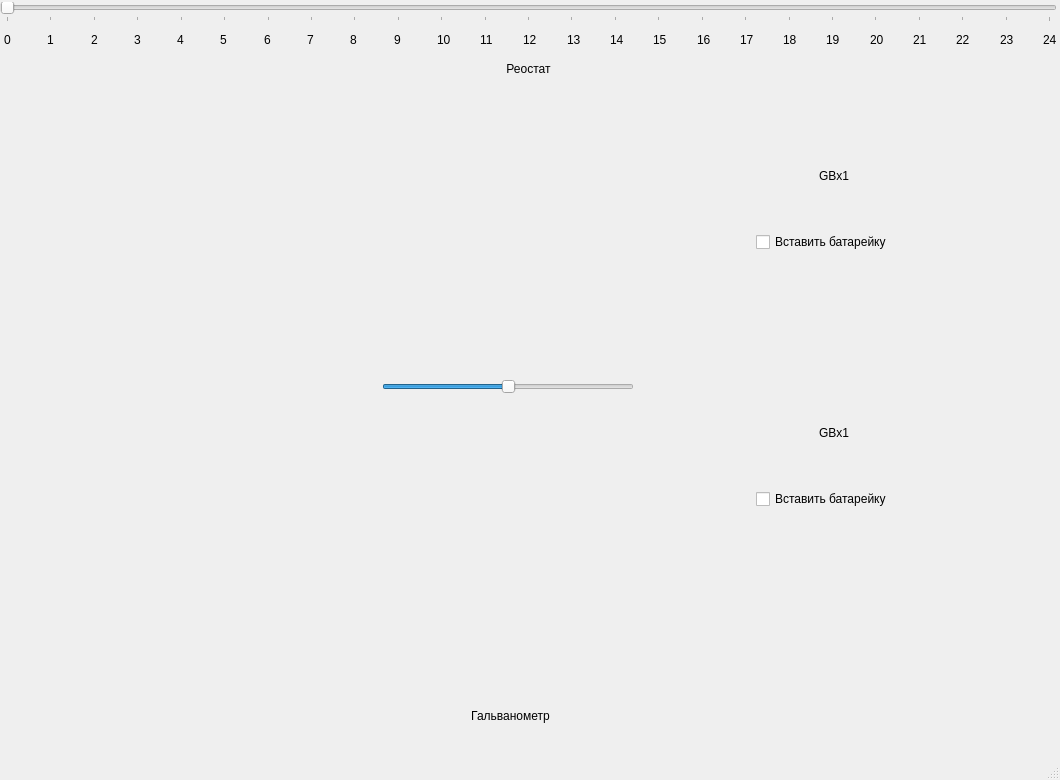
<?xml version="1.0" encoding="UTF-8"?>
<ui version="4.0">
 <class>MainWindow</class>
 <widget class="QMainWindow" name="MainWindow">
  <property name="geometry">
   <rect>
    <x>0</x>
    <y>0</y>
    <width>1060</width>
    <height>780</height>
   </rect>
  </property>
  <property name="maximumSize">
   <size>
    <width>1060</width>
    <height>780</height>
   </size>
  </property>
  <property name="windowTitle">
   <string>MainWindow</string>
  </property>
  <widget class="QWidget" name="centralwidget">
   <widget class="QWidget" name="verticalLayoutWidget">
    <property name="geometry">
     <rect>
      <x>0</x>
      <y>2</y>
      <width>1057</width>
      <height>78</height>
     </rect>
    </property>
    <layout class="QVBoxLayout" name="verticalLayout">
     <item>
      <widget class="QSlider" name="Reostat">
       <property name="maximum">
        <number>240</number>
       </property>
       <property name="singleStep">
        <number>1</number>
       </property>
       <property name="sliderPosition">
        <number>0</number>
       </property>
       <property name="tracking">
        <bool>true</bool>
       </property>
       <property name="orientation">
        <enum>Qt::Horizontal</enum>
       </property>
       <property name="tickPosition">
        <enum>QSlider::TicksBelow</enum>
       </property>
       <property name="tickInterval">
        <number>10</number>
       </property>
      </widget>
     </item>
     <item>
      <layout class="QHBoxLayout" name="horizontalLayout" stretch="1,1,1,1,1,1,1,1,1,1,1,1,1,1,1,1,1,1,1,1,1,1,1,1,0">
       <property name="spacing">
        <number>0</number>
       </property>
       <property name="leftMargin">
        <number>4</number>
       </property>
       <item>
        <widget class="QLabel" name="label_6">
         <property name="text">
          <string>0</string>
         </property>
        </widget>
       </item>
       <item>
        <widget class="QLabel" name="label_5">
         <property name="text">
          <string>1</string>
         </property>
        </widget>
       </item>
       <item>
        <widget class="QLabel" name="label_4">
         <property name="text">
          <string>2</string>
         </property>
        </widget>
       </item>
       <item>
        <widget class="QLabel" name="label_3">
         <property name="text">
          <string>3</string>
         </property>
        </widget>
       </item>
       <item>
        <widget class="QLabel" name="label_7">
         <property name="text">
          <string>4</string>
         </property>
        </widget>
       </item>
       <item>
        <widget class="QLabel" name="label_2">
         <property name="text">
          <string>5</string>
         </property>
        </widget>
       </item>
       <item>
        <widget class="QLabel" name="label_9">
         <property name="text">
          <string>6</string>
         </property>
        </widget>
       </item>
       <item>
        <widget class="QLabel" name="label_10">
         <property name="text">
          <string>7</string>
         </property>
        </widget>
       </item>
       <item>
        <widget class="QLabel" name="label_12">
         <property name="text">
          <string>8</string>
         </property>
        </widget>
       </item>
       <item>
        <widget class="QLabel" name="label_11">
         <property name="text">
          <string>9</string>
         </property>
        </widget>
       </item>
       <item>
        <widget class="QLabel" name="label_8">
         <property name="text">
          <string>10</string>
         </property>
        </widget>
       </item>
       <item>
        <widget class="QLabel" name="label_16">
         <property name="text">
          <string>11</string>
         </property>
        </widget>
       </item>
       <item>
        <widget class="QLabel" name="label_17">
         <property name="text">
          <string>12</string>
         </property>
        </widget>
       </item>
       <item>
        <widget class="QLabel" name="label_18">
         <property name="text">
          <string>13</string>
         </property>
        </widget>
       </item>
       <item>
        <widget class="QLabel" name="label_14">
         <property name="text">
          <string>14</string>
         </property>
        </widget>
       </item>
       <item>
        <widget class="QLabel" name="label_15">
         <property name="text">
          <string>15</string>
         </property>
        </widget>
       </item>
       <item>
        <widget class="QLabel" name="label_19">
         <property name="text">
          <string>16</string>
         </property>
        </widget>
       </item>
       <item>
        <widget class="QLabel" name="label_13">
         <property name="text">
          <string>17</string>
         </property>
        </widget>
       </item>
       <item>
        <widget class="QLabel" name="label_23">
         <property name="text">
          <string>18</string>
         </property>
        </widget>
       </item>
       <item>
        <widget class="QLabel" name="label_22">
         <property name="text">
          <string>19</string>
         </property>
        </widget>
       </item>
       <item>
        <widget class="QLabel" name="label_20">
         <property name="text">
          <string>20</string>
         </property>
        </widget>
       </item>
       <item>
        <widget class="QLabel" name="label_21">
         <property name="text">
          <string>21</string>
         </property>
        </widget>
       </item>
       <item>
        <widget class="QLabel" name="label_24">
         <property name="text">
          <string>22</string>
         </property>
        </widget>
       </item>
       <item>
        <widget class="QLabel" name="label_25">
         <property name="text">
          <string>23</string>
         </property>
        </widget>
       </item>
       <item>
        <widget class="QLabel" name="label_26">
         <property name="text">
          <string>24</string>
         </property>
        </widget>
       </item>
      </layout>
     </item>
     <item>
      <widget class="QLabel" name="label">
       <property name="sizePolicy">
        <sizepolicy hsizetype="Minimum" vsizetype="Minimum">
         <horstretch>0</horstretch>
         <verstretch>0</verstretch>
        </sizepolicy>
       </property>
       <property name="styleSheet">
        <string notr="true">font: 8pt &quot;Comic Sans MS&quot;;</string>
       </property>
       <property name="text">
        <string>Реостат</string>
       </property>
       <property name="alignment">
        <set>Qt::AlignCenter</set>
       </property>
      </widget>
     </item>
    </layout>
   </widget>
   <widget class="QLabel" name="label_27">
    <property name="enabled">
     <bool>true</bool>
    </property>
    <property name="geometry">
     <rect>
      <x>446</x>
      <y>706</y>
      <width>129</width>
      <height>20</height>
     </rect>
    </property>
    <property name="maximumSize">
     <size>
      <width>16777215</width>
      <height>20</height>
     </size>
    </property>
    <property name="styleSheet">
     <string notr="true">font: 8pt &quot;Comic Sans MS&quot;;</string>
    </property>
    <property name="text">
     <string>Гальванометр</string>
    </property>
    <property name="alignment">
     <set>Qt::AlignCenter</set>
    </property>
   </widget>
   <widget class="QLabel" name="label_info">
    <property name="geometry">
     <rect>
      <x>714</x>
      <y>692</y>
      <width>301</width>
      <height>21</height>
     </rect>
    </property>
    <property name="styleSheet">
     <string notr="true">font: 8pt &quot;Comic Sans MS&quot;;</string>
    </property>
    <property name="text">
     <string/>
    </property>
   </widget>
   <widget class="QWidget" name="verticalLayoutWidget_3">
    <property name="geometry">
     <rect>
      <x>320</x>
      <y>406</y>
      <width>371</width>
      <height>295</height>
     </rect>
    </property>
    <layout class="QVBoxLayout" name="verticalLayout_3">
     <property name="sizeConstraint">
      <enum>QLayout::SetDefaultConstraint</enum>
     </property>
    </layout>
   </widget>
   <widget class="QWidget" name="">
    <property name="geometry">
     <rect>
      <x>14</x>
      <y>112</y>
      <width>143</width>
      <height>534</height>
     </rect>
    </property>
    <layout class="QVBoxLayout" name="verticalLayout_7">
     <item>
      <widget class="QLabel" name="label_Gc">
       <property name="maximumSize">
        <size>
         <width>141</width>
         <height>245</height>
        </size>
       </property>
       <property name="text">
        <string/>
       </property>
       <property name="pixmap">
        <pixmap>../images/laba_2/Gc.png</pixmap>
       </property>
       <property name="scaledContents">
        <bool>true</bool>
       </property>
      </widget>
     </item>
     <item>
      <widget class="QLabel" name="label_G">
       <property name="maximumSize">
        <size>
         <width>115</width>
         <height>281</height>
        </size>
       </property>
       <property name="text">
        <string/>
       </property>
       <property name="pixmap">
        <pixmap>../images/laba_2/G.png</pixmap>
       </property>
       <property name="scaledContents">
        <bool>true</bool>
       </property>
      </widget>
     </item>
    </layout>
   </widget>
   <widget class="QWidget" name="">
    <property name="geometry">
     <rect>
      <x>382</x>
      <y>260</y>
      <width>252</width>
      <height>137</height>
     </rect>
    </property>
    <layout class="QVBoxLayout" name="verticalLayout_6">
     <item>
      <widget class="QLabel" name="label_key">
       <property name="sizePolicy">
        <sizepolicy hsizetype="Expanding" vsizetype="Preferred">
         <horstretch>0</horstretch>
         <verstretch>0</verstretch>
        </sizepolicy>
       </property>
       <property name="maximumSize">
        <size>
         <width>250</width>
         <height>107</height>
        </size>
       </property>
       <property name="focusPolicy">
        <enum>Qt::NoFocus</enum>
       </property>
       <property name="text">
        <string/>
       </property>
       <property name="pixmap">
        <pixmap>../images/laba_2/key_middle.png</pixmap>
       </property>
       <property name="scaledContents">
        <bool>true</bool>
       </property>
       <property name="wordWrap">
        <bool>false</bool>
       </property>
       <property name="margin">
        <number>0</number>
       </property>
       <property name="openExternalLinks">
        <bool>false</bool>
       </property>
      </widget>
     </item>
     <item>
      <widget class="QSlider" name="key_slider">
       <property name="maximum">
        <number>2</number>
       </property>
       <property name="value">
        <number>1</number>
       </property>
       <property name="orientation">
        <enum>Qt::Horizontal</enum>
       </property>
      </widget>
     </item>
    </layout>
   </widget>
   <widget class="QWidget" name="">
    <property name="geometry">
     <rect>
      <x>756</x>
      <y>100</y>
      <width>243</width>
      <height>409</height>
     </rect>
    </property>
    <layout class="QVBoxLayout" name="verticalLayout_5">
     <item>
      <layout class="QHBoxLayout" name="horizontalLayout_2">
       <item>
        <widget class="QLabel" name="label_battery1">
         <property name="maximumSize">
          <size>
           <width>71</width>
           <height>121</height>
          </size>
         </property>
         <property name="text">
          <string/>
         </property>
         <property name="pixmap">
          <pixmap>../images/laba_2/Battery1.png</pixmap>
         </property>
         <property name="scaledContents">
          <bool>true</bool>
         </property>
        </widget>
       </item>
       <item>
        <widget class="QLabel" name="label_battery2">
         <property name="maximumSize">
          <size>
           <width>71</width>
           <height>121</height>
          </size>
         </property>
         <property name="text">
          <string/>
         </property>
         <property name="pixmap">
          <pixmap>../images/laba_2/Battery1.png</pixmap>
         </property>
         <property name="scaledContents">
          <bool>true</bool>
         </property>
        </widget>
       </item>
       <item>
        <spacer name="horizontalSpacer">
         <property name="orientation">
          <enum>Qt::Horizontal</enum>
         </property>
         <property name="sizeHint" stdset="0">
          <size>
           <width>40</width>
           <height>20</height>
          </size>
         </property>
        </spacer>
       </item>
      </layout>
     </item>
     <item>
      <layout class="QHBoxLayout" name="horizontalLayout_3">
       <item>
        <layout class="QVBoxLayout" name="verticalLayout_2">
         <item>
          <spacer name="verticalSpacer_2">
           <property name="orientation">
            <enum>Qt::Vertical</enum>
           </property>
           <property name="sizeHint" stdset="0">
            <size>
             <width>20</width>
             <height>40</height>
            </size>
           </property>
          </spacer>
         </item>
         <item>
          <widget class="QLabel" name="label_28">
           <property name="styleSheet">
            <string notr="true">font: 75 14pt &quot;Comic Sans MS&quot;;</string>
           </property>
           <property name="text">
            <string>GBx1</string>
           </property>
           <property name="alignment">
            <set>Qt::AlignCenter</set>
           </property>
          </widget>
         </item>
         <item>
          <spacer name="verticalSpacer">
           <property name="orientation">
            <enum>Qt::Vertical</enum>
           </property>
           <property name="sizeHint" stdset="0">
            <size>
             <width>20</width>
             <height>40</height>
            </size>
           </property>
          </spacer>
         </item>
         <item>
          <widget class="QCheckBox" name="check_battery1">
           <property name="text">
            <string>Вставить батарейку</string>
           </property>
           <property name="checked">
            <bool>false</bool>
           </property>
           <property name="tristate">
            <bool>false</bool>
           </property>
          </widget>
         </item>
        </layout>
       </item>
       <item>
        <widget class="QLabel" name="slot_battery1">
         <property name="maximumSize">
          <size>
           <width>81</width>
           <height>131</height>
          </size>
         </property>
         <property name="text">
          <string/>
         </property>
         <property name="pixmap">
          <pixmap>../images/laba_2/battery_in_slot.png</pixmap>
         </property>
         <property name="scaledContents">
          <bool>true</bool>
         </property>
        </widget>
       </item>
      </layout>
     </item>
     <item>
      <spacer name="verticalSpacer_5">
       <property name="orientation">
        <enum>Qt::Vertical</enum>
       </property>
       <property name="sizeHint" stdset="0">
        <size>
         <width>20</width>
         <height>60</height>
        </size>
       </property>
      </spacer>
     </item>
     <item>
      <layout class="QHBoxLayout" name="horizontalLayout_4">
       <item>
        <layout class="QVBoxLayout" name="verticalLayout_4">
         <item>
          <spacer name="verticalSpacer_3">
           <property name="orientation">
            <enum>Qt::Vertical</enum>
           </property>
           <property name="sizeHint" stdset="0">
            <size>
             <width>20</width>
             <height>40</height>
            </size>
           </property>
          </spacer>
         </item>
         <item>
          <widget class="QLabel" name="label_29">
           <property name="styleSheet">
            <string notr="true">font: 75 14pt &quot;Comic Sans MS&quot;;</string>
           </property>
           <property name="text">
            <string>GBx1</string>
           </property>
           <property name="alignment">
            <set>Qt::AlignCenter</set>
           </property>
          </widget>
         </item>
         <item>
          <spacer name="verticalSpacer_4">
           <property name="orientation">
            <enum>Qt::Vertical</enum>
           </property>
           <property name="sizeHint" stdset="0">
            <size>
             <width>20</width>
             <height>40</height>
            </size>
           </property>
          </spacer>
         </item>
         <item>
          <widget class="QCheckBox" name="check_battery1_2">
           <property name="text">
            <string>Вставить батарейку</string>
           </property>
           <property name="checked">
            <bool>false</bool>
           </property>
           <property name="tristate">
            <bool>false</bool>
           </property>
          </widget>
         </item>
        </layout>
       </item>
       <item>
        <widget class="QLabel" name="slot_battery1_2">
         <property name="maximumSize">
          <size>
           <width>81</width>
           <height>131</height>
          </size>
         </property>
         <property name="text">
          <string/>
         </property>
         <property name="pixmap">
          <pixmap>../images/laba_2/battery_in_slot.png</pixmap>
         </property>
         <property name="scaledContents">
          <bool>true</bool>
         </property>
        </widget>
       </item>
      </layout>
     </item>
    </layout>
   </widget>
  </widget>
  <widget class="QMenuBar" name="menubar">
   <property name="geometry">
    <rect>
     <x>0</x>
     <y>0</y>
     <width>1060</width>
     <height>21</height>
    </rect>
   </property>
  </widget>
  <widget class="QStatusBar" name="statusbar"/>
 </widget>
 <resources/>
 <connections/>
</ui>
